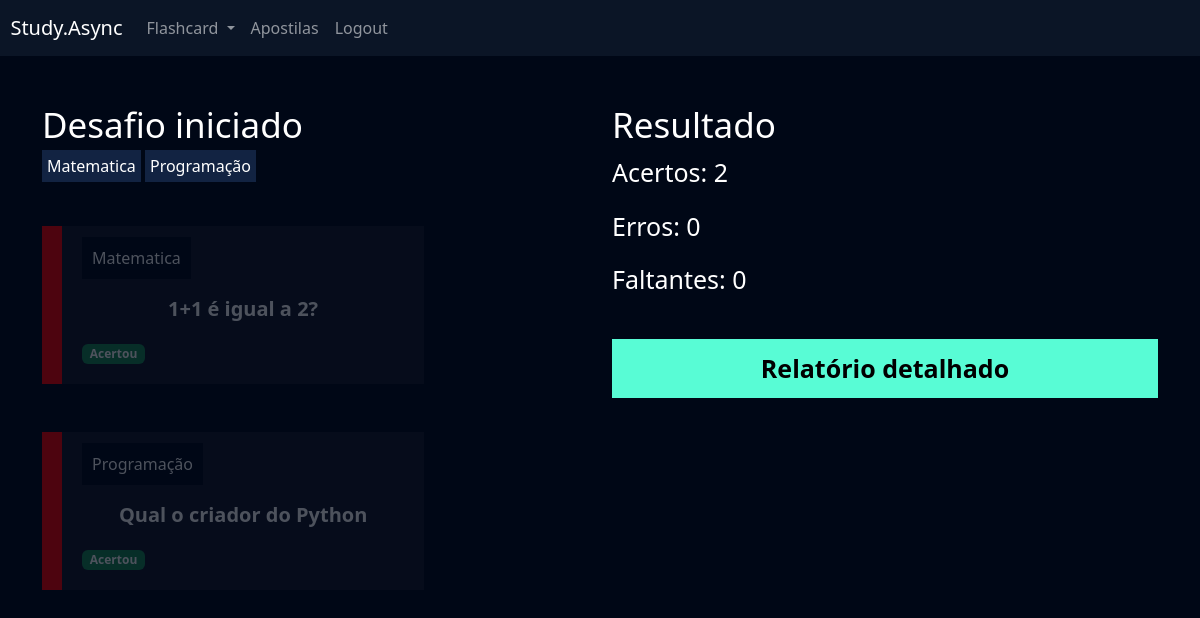
The page /flashcard/desafio/6/ (signed in) on the database its author committed.
### flashcard/models.py (models this page shows, shortened)
class Categoria(models.Model):
    nome = models.CharField(max_length=20)
    def __str__(self):
        return self.nome

class FlashcardDesafio(models.Model):
    flashcard = models.ForeignKey(Flashcard, on_delete=models.DO_NOTHING)
    respondido = models.BooleanField(default=False)
    acertou = models.BooleanField(default=False)

class Flashcard(models.Model):
    DIFICULDADE_CHOICES = (('D', 'Difícil'), ('M', 'Médio'), ('F', 'Fácil'))
    user = models.ForeignKey(User, on_delete=models.DO_NOTHING)
    pergunta = models.CharField(max_length=100)
    resposta = models.TextField()
    categoria = models.ForeignKey(Categoria, on_delete=models.DO_NOTHING)
    dificuldade = models.CharField(max_length=1, choices=DIFICULDADE_CHOICES)
    @property
    def css_dificuldade(self):
        if self.dificuldade == 'F':
            return 'flashcard-facil'
        elif self.dificuldade == 'M':
            return 'flashcard-medio'
        elif self.dificuldade == 'D':
            return 'flashcard-dificil'

### flashcard/views.py (the view)
# urls.py: path('desafio/<int:id>/', views.desafio, name='desafio'),
def desafio(request, id):
    desafio = Desafio.objects.get(id=id)
    if not desafio.user == request.user:
        raise Http404()
    if request.method == 'GET':
        acertos = desafio.flashcards.filter(respondido=True, acertou=True).count()
        erros = desafio.flashcards.filter(respondido=True, acertou=False).count()
        faltantes = desafio.flashcards.filter(respondido=False).count()
        return render(
            request,
            'desafio.html',
            {
                'desafio': desafio,
                'acertos': acertos,
                'erros': erros,
                'faltantes': faltantes,
            }
        )

### flashcard/templates/desafio.html (shortened to what this page needs)
{% extends "base.html" %}
{% load static %}
{% block 'cabecalho' %}
  <link href="{% static 'usuarios/css/cadastro.css' %}" rel="stylesheet">
  <link href="{% static 'flashcard/css/novo_flashcard.css' %}" rel="stylesheet">
  <link href="{% static 'flashcard/css/iniciar_desafio.css' %}" rel="stylesheet">
  <link href="{% static 'flashcard/css/desafio.css' %}" rel="stylesheet">
  <link href='https://unpkg.com/boxicons@2.1.4/css/boxicons.min.css' rel='stylesheet'>
{% endblock 'cabecalho' %}
{% block 'conteudo' %}
    {% include "partials/header.html" %}
  <div class="container">
    <br>
    <br>
    <div class="row">
      <div class="col-md">
        <h3 class="fonte-secundaria">Desafio iniciado</h3>
        {% for cat in desafio.categoria.all %}
            <span class="badge-categoria">{{cat.nome}}</span>
        {%endfor%}
        <br>
        <br>
        <br>
        {% for flash in desafio.flashcards.all %}
          <div class="box-new-flashcard {% if flash.respondido%} op2 {% endif %}">
            <div class="flashcard {{flash.flashcard.css_dificuldade}}">
              <div class="flashcard-categoria">
                {{ flash.flashcard.categoria }}
              </div>
              <br>
              <br>
              <div class="flashcard-box-item" onclick="flip_card({{ flash.id }})">
                <p class="flashcard-item">{{ flash.flashcard.pergunta }}</p>
              </div>
              {% if not flash.respondido %}
                <div class="responder">
                    <a href="{% url 'responder_flashcard' flash.id %}?acertou=0&desafio_id={{desafio.id}}"><i class='bx bxs-x-square icone-vermelho'></i></a>
                    <a href="{% url 'responder_flashcard' flash.id %}?acertou=1&desafio_id={{desafio.id}}"><i class='bx bxs-check-square icone-verde' ></i></a>
                </div>
              {% else %}
              {% if flash.acertou %}
                <span class="badge bg-success">Acertou</span>
              {% else %}
                <span class="badge bg-danger">Errou</span>
              {% endif%}
              {% endif %}
            </div>
          </div>
          <br>
          <br>
        {% endfor %}
      </div>
      <div class="col-md">
        <h3 class="fonte-secundaria">Resultado</h3>
        <p class="fonte-p">Acertos: {{acertos}} </p>
        <p class="fonte-p">Erros: {{erros}}</p>
        <p class="fonte-p">Faltantes: {{faltantes}}</p>
        <br>
        <a class="btn-cadastro btn-desafio" href="{% url 'relatorio' desafio.id %}">Relatório detalhado</a>
      </div>
    </div>
  </div>
{% endblock 'conteudo' %}

### static/geral/css/base.css (style rules this page uses)
:root { --main-color: #0b1526; --dark-color: #000716; --secondary-dark-color: rgb(15, 2, 26); --light-color: #00c1f3; --contrast-color: #f4c96b; --differential-color: #58fcd5; }
body { background-color: var(--dark-color) !important; color: white !important; }

### static/usuarios/css/cadastro.css (style rules this page uses)
* { margin: 0; padding: 0; }
.btn-cadastro { padding: 10px; background-color: #58fcd5; border: none; border: 1px solid #58fcd5; font-size: 18px; font-weight: bold; padding-left: 25px; padding-right: 25px; }

### static/flashcard/css/novo_flashcard.css (style rules this page uses)
.box-new-flashcard { width: 70%; margin: auto; }
.flashcard { background-color: rgba(255, 255, 255, .08); padding: 20px; }
.flashcard-box-item { text-align: center; }
.flashcard p { font-size: 20px; font-weight: bold; cursor: pointer; }
.flashcard-dificil { border-left: 20px solid #FE0000; }
.flashcard-categoria { background-color: var(--dark-color); display: inline; padding: 10px; }

### static/flashcard/css/iniciar_desafio.css (style rules this page uses)
.fonte-secundaria { font-size: 35px; }

### static/flashcard/css/desafio.css (style rules this page uses)
.badge-categoria { padding: 5px; background-color: #122342; }
.box-new-flashcard { margin: 0; }
.op2 { opacity: .3; }
.fonte-p { font-size: 25px; }
.btn-desafio { width: 100% !important; color: black; text-decoration: none; display: block; text-align: center; font-size: 25px; }

### rows shown on the page
Categoria: nome "Matematica"
Categoria: nome "Programação"
FlashcardDesafio: flashcard.categoria "Matematica", flashcard.pergunta "1+1 é igual a 2?", respondido "Acertou"
FlashcardDesafio: flashcard.categoria "Programação", flashcard.pergunta "Qual o criador do Python", respondido "Acertou"

### other values the page prints
{{ acertos }} "2"
{{ erros }} "0"
{{ faltantes }} "0"
